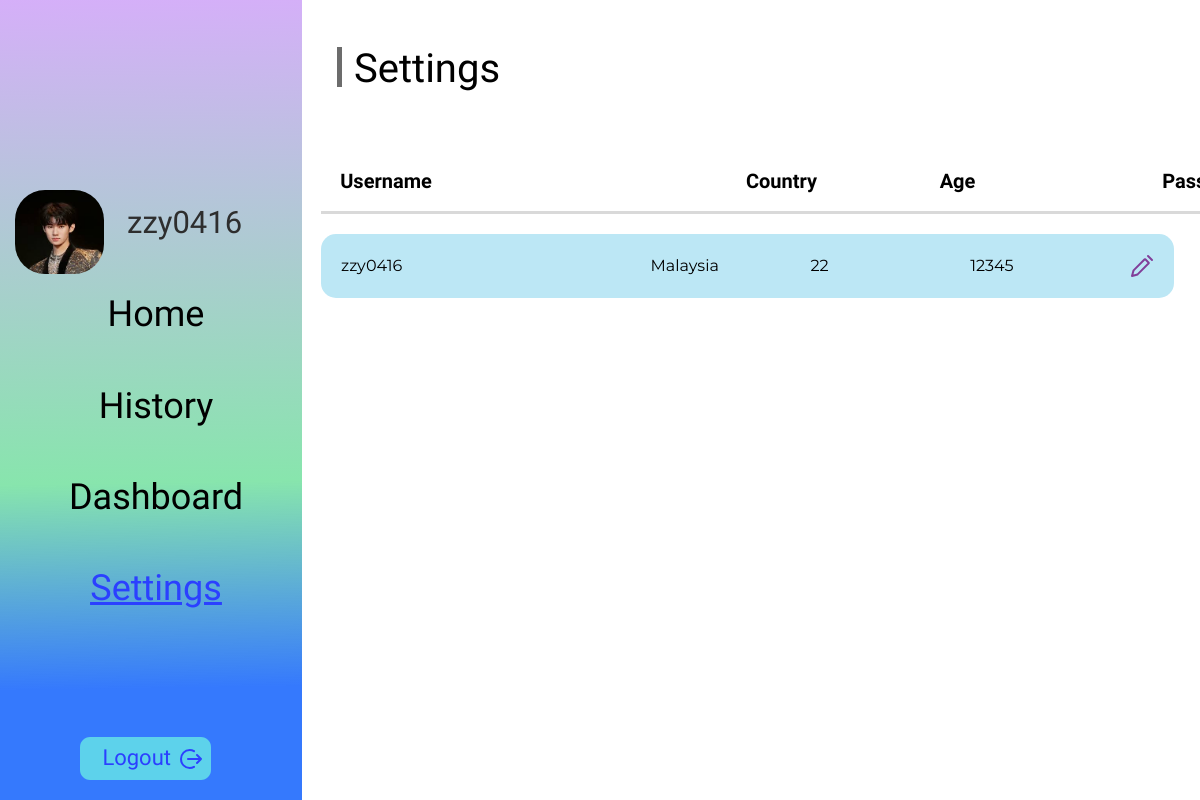
Page /usersettings/ (signed in) on the committed database.
### Users/models.py (models this page shows, shortened)
class User(models.Model):
    username = models.CharField(max_length=7, unique=True, null=False, blank=False)
    password = models.CharField(max_length=128, null=False, blank=False)
    country = models.CharField(max_length=20, choices=COUNTRY_CHOICES, null=False, blank=False)
    age = models.PositiveIntegerField()
    profile_image = models.ImageField(upload_to='images/', default='images/profilepic.jpg')
    is_admin = models.BooleanField(default=False)
    gender = models.CharField(max_length=1, choices=GENDER_CHOICES, null=False, blank=False)

### Users/views.py (the view)
# urls.py: path('usersettings/', views.usersettings, name='usersettings'), #with ru only  done
def usersettings(request):
    user_id = request.session.get('user_id')
    if user_id:
        user = User.objects.get(id=user_id)
    else:
        user = None
    old_profile_image = user.profile_image.path if user and user.profile_image and user.profile_image != 'images/profilepic.jpg' else None
    if request.method == 'POST':
        if 'remove_profile_image' in request.POST:
            if old_profile_image and os.path.exists(old_profile_image):
                os.remove(old_profile_image)
            user.profile_image = 'images/profilepic.jpg'  # Set back to default
            user.save()
            return redirect('usersettings')
        form = UserUpdateForm(request.POST, request.FILES, instance=user)
        if form.is_valid():
            form.save()
            return redirect('usersettings')
    else:
        form = UserUpdateForm(instance=user)
    return render(request, 'usersettings.html',{'user': user, 'form': form})

### Users/templates/usersettings.html (shortened to what this page needs)
{% load static %}
<!DOCTYPE html>
<html lang="en">
<head>
    <link rel="stylesheet" href="https://unpkg.com/animate.css@4.1.1/animate.css" />
    <link rel="stylesheet" href="https://unpkg.com/@teleporthq/teleport-custom-scripts/dist/style.css" />
</head>
<body>
    <link rel="stylesheet" href="{% static 'css/style.css' %}" />
    <div>
        {% if user %}
        <link href="{% static 'css/users-setting-page.css' %}" rel="stylesheet" />
        <div class="users-setting-page-container">
            <div class="users-setting-page-users-setting-page">
                <div class="users-setting-page-rectangle2">
                     <div class="username-container">
                        <img src="{{ user.profile_image.url }}" alt="Ellipse68731" class="users-setting-page-ellipse6" />
                        <span class="users-setting-page-text02"><span>{{ user.username }}</span></span>
                     </div>
                    <span class="users-setting-page-text04"><a href="{% url 'index' %}" class="setting-link">Home</a></span>
                    <span class="users-setting-page-text06"> <a href="{% url 'history' %}" class="setting-link">History</a></span>
                    <span class="users-setting-page-text07"> <a href="{% url 'dashboard' %}" class="setting-link">Dashboard</a></span>
                    <span class="users-setting-page-text08"><a href="{% url 'usersettings' %}">Settings</a></span>
                    <div class="users-setting-page-group13" onclick="showLogoutAlert()">
                        <img src="{% static 'asset/rectangle491254-i82j.svg' %}" alt="Rectangle491254"
                            class="users-setting-page-rectangle49" />
                        <img src="{% static 'asset/logout041255-hd.svg' %}" alt="logout041255"
                            class="users-setting-page-logout04" />
                        <span class="users-setting-page-text26">
                            <a href="{% url 'logout' %}">Logout</a>
                        </span>
                    </div>
                </div>
                <img src="{% static 'asset/rectangle41229-04z-200w.png' %}" alt="Rectangle41229"
                    class="users-setting-page-rectangle4" />
                <span class="users-setting-page-text"><span>Settings</span></span>
                <img src="{% static 'asset/rectangle41240-tzv.svg' %}" alt="Rectangle41240"
                    class="users-setting-page-rectangle41" />
                <div class="text-bubble-container">
                    <div class="home-page-text-container">
                        <span class="users-setting-page-text18"><span>{{ user.username }}</span></span>
                        <span class="users-setting-page-text20"><span>{{ user.get_country_display }}</span></span>
                        <span class="users-setting-page-text22"><span>{{ user.age }}</span></span>
                        <span class="users-setting-page-text24"><span>{{ user.password }}</span></span>
                        <img src="{% static 'asset/pencil021252-qmb.svg' %}" alt="pencil021252"
                            class="users-setting-page-pencil02" id="edit-profile-btn" />
                    </div>
                </div>
                <span class="users-setting-page-text10"><span>Username</span></span>
                <span class="users-setting-page-text12"><span>Country</span></span>
                <span class="users-setting-page-text14"><span>Age</span></span>
                <span class="users-setting-page-text16"><span>Password</span></span>
            </div>
        </div>
    </div>
    {% else %}
    <p>You are not logged in. <a href="{% url 'login' %}">Click here to login</a></p>
    {% endif %}
</body>
</html>

### Users/static/css/style.css (style rules this page uses)
:root { --dl-size-size-large: 144px; --dl-size-size-small: 48px; --dl-size-size-medium: 96px; --dl-size-size-xlarge: 192px; --dl-size-size-xsmall: 16px; --dl-space-space-unit: 16px; --dl-size-size-xxlarge: 288px; --dl-size-size-maxwidth: 1400px; --dl-color-theme-accent1: #FFFFFF; --dl-color-theme-accent2: #F5D1B0; --dl-radius-radius-round: 50%; --dl-color-theme-primary1: #BF4408; --dl-color-theme-primary2: #E65103; --dl-space-space-halfunit: 8px; --dl-space-space-sixunits: 96px; --dl-space-space-twounits: 32px; --dl-radius-radius-radius2: 2px; --dl-radius-radius-radius4: 4px; --dl-radius-radius-radius8: 8px; --dl-space-space-fiveunits: 80px; --dl-space-space-fourunits: 64px; --dl-color-theme-secondary1: #FFFFFF; --dl-color-theme-secondary2: #FBF1EB; --dl-space-space-threeunits: 48px; --dl-color-theme-neutral-dark: #191818; --dl-radius-radius-cardradius: 8px; --dl-color-theme-neutral-light: #FBFAF9; --dl-radius-radius-imageradius: 8px; --dl-radius-radius-inputradius: 24px; --dl-radius-radius-buttonradius: 24px; --dl-space-space-oneandhalfunits: 24px; }

### Users/templates/usersettings.html (style rules this page uses)
html { line-height: 1.15; }
body { margin: 0; }
* { box-sizing: border-box; border-width: 0; border-style: solid; }
p, li, ul, pre, div, h1, h2, h3, h4, h5, h6, figure, blockquote, figcaption { margin: 0; padding: 0; }
a { color: inherit; text-decoration: inherit; }
img { display: block; }
html { scroll-behavior: smooth }
html { font-family: Inter; font-size: 16px; }
body { font-weight: 400; font-style: normal; text-decoration: none; text-transform: none; letter-spacing: normal; line-height: 1.15; color: var(--dl-color-theme-neutral-dark); background-color: var(--dl-color-theme-neutral-light); fill: var(--dl-color-theme-neutral-dark); }

### rows in the picture
User: profile_image (picture), username "zzy0416", country "Malaysia", age "22", password "12345"
